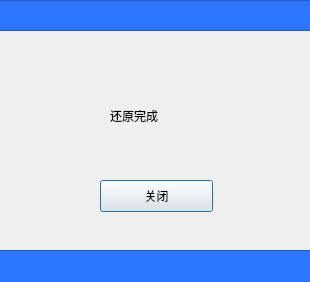
<?xml version="1.0" encoding="UTF-8"?>
<ui version="4.0">
 <class>RestoreDialog</class>
 <widget class="QDialog" name="RestoreDialog">
  <property name="geometry">
   <rect>
    <x>0</x>
    <y>0</y>
    <width>310</width>
    <height>282</height>
   </rect>
  </property>
  <property name="windowTitle">
   <string>Restore</string>
  </property>
  <widget class="QLabel" name="label">
   <property name="geometry">
    <rect>
     <x>110</x>
     <y>100</y>
     <width>91</width>
     <height>31</height>
    </rect>
   </property>
   <property name="styleSheet">
    <string notr="true">font: 12pt &quot;MS Shell Dlg 2&quot;;</string>
   </property>
   <property name="text">
    <string>还原完成</string>
   </property>
  </widget>
  <widget class="QPushButton" name="pushButton">
   <property name="geometry">
    <rect>
     <x>100</x>
     <y>180</y>
     <width>113</width>
     <height>32</height>
    </rect>
   </property>
   <property name="text">
    <string>关闭</string>
   </property>
  </widget>
  <widget class="QFrame" name="frame">
   <property name="geometry">
    <rect>
     <x>-10</x>
     <y>0</y>
     <width>331</width>
     <height>31</height>
    </rect>
   </property>
   <property name="styleSheet">
    <string notr="true">background-color: rgb(43, 117, 255);</string>
   </property>
   <property name="frameShape">
    <enum>QFrame::StyledPanel</enum>
   </property>
   <property name="frameShadow">
    <enum>QFrame::Raised</enum>
   </property>
  </widget>
  <widget class="QFrame" name="frame_2">
   <property name="geometry">
    <rect>
     <x>-10</x>
     <y>250</y>
     <width>331</width>
     <height>41</height>
    </rect>
   </property>
   <property name="styleSheet">
    <string notr="true">background-color: rgb(43, 117, 255);</string>
   </property>
   <property name="frameShape">
    <enum>QFrame::StyledPanel</enum>
   </property>
   <property name="frameShadow">
    <enum>QFrame::Raised</enum>
   </property>
  </widget>
 </widget>
 <resources/>
 <connections/>
</ui>
